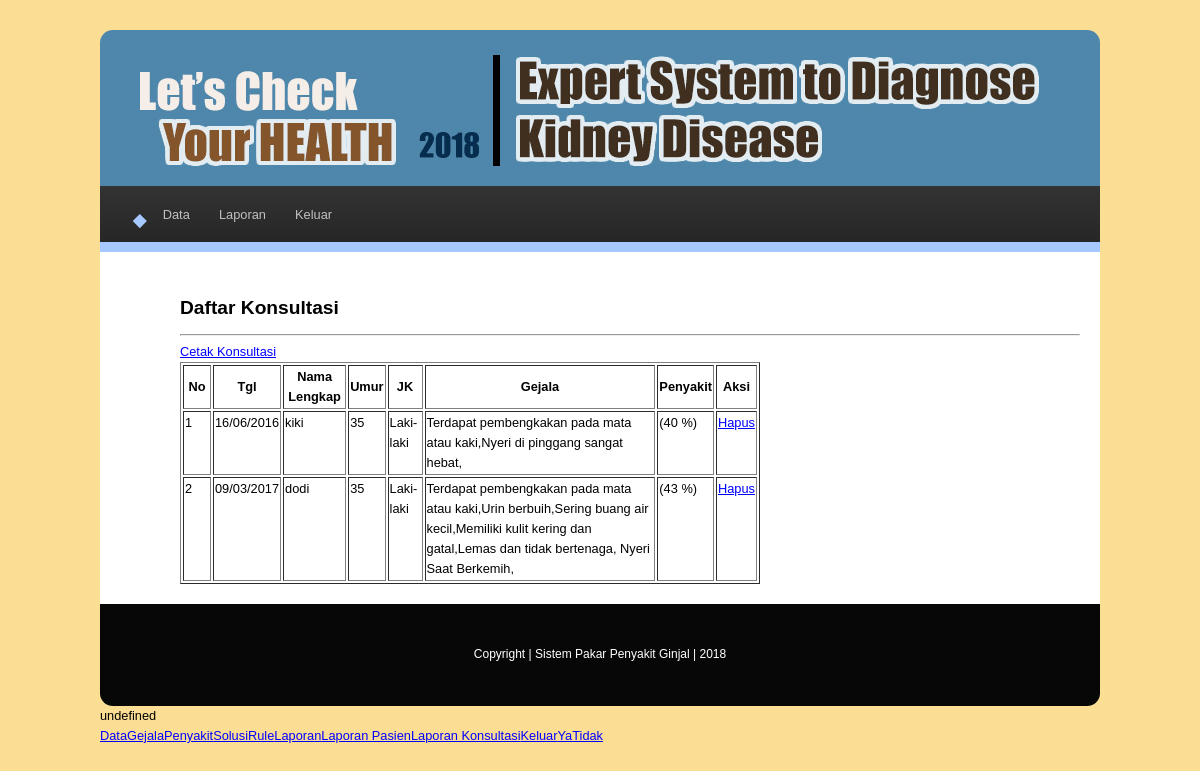
Page /admin/media.php?module=data (signed in) on the committed database.
### tables this page shows
CREATE TABLE IF NOT EXISTS `tblkonsultasi` (
`id` int(5) NOT NULL,
  `tgl` varchar(10) NOT NULL,
  `id_pasien` varchar(9) NOT NULL,
  `id_gangguan` varchar(9) NOT NULL,
  `persen` int(5) NOT NULL
);

CREATE TABLE IF NOT EXISTS `user` (
  `id_user` varchar(50) DEFAULT NULL,
  `password` varchar(50) DEFAULT NULL,
  `nama_lengkap` varchar(100) DEFAULT NULL,
  `umur` varchar(4) NOT NULL,
  `jk` varchar(20) NOT NULL,
  `level` varchar(50) DEFAULT NULL
);

CREATE TABLE IF NOT EXISTS `tblgejala` (
  `idgejala` varchar(5) NOT NULL,
  `namagejala` varchar(150) NOT NULL,
  `persen` int(5) NOT NULL
);

### admin/modul/mod_data.php (the view, shortened to what this page needs)
 <h2>Daftar Konsultasi</h2><hr>
 <a href="modul/cetak.php" target="_blank">Cetak Konsultasi</a>
<table width="580" border="1">
  <tr>
    <th width="24">No</th>
    <th width="50">Tgl</th>
    <th>Nama Lengkap</th>
    <th>Umur</th>
    <th>JK</th>
    <th>Gejala</th>
    <th>Penyakit</th>
    <th>Aksi</th>
  </tr>
  <?php
  $pertanyaan=mysql_query("SELECT * FROM tblkonsultasi");
  $no=0;
  while ($r=mysql_fetch_array($pertanyaan))
  { $no++;
  $pas=mysql_query("SELECT * FROM user where id_user='$r[id_pasien]'");
  $rp=mysql_fetch_array($pas);
  $pas1=mysql_query("SELECT * FROM tblgangguan where idgangguan='$r[id_gangguan]'");
  $rp1=mysql_fetch_array($pas1);
  ?>
  <tr valign="top">
    <td><?php echo"$no";?></td>
    <td><?php echo"$r[tgl]";?></td>
    <td><?php echo"$rp[nama_lengkap]";?></td>
    <td><?php echo"$rp[umur]";?></td>
    <td><?php echo"$rp[jk]";?></td>
    <td>
	<?php
		$querygx = "SELECT * FROM detailkonsul where idkonsul='$r[id]' ";
			$resultgx = mysql_query($querygx) or die('Error');
			while($datagx = mysql_fetch_array($resultgx))
			{
		$queryg = "SELECT * FROM tblgejala where idgejala='$datagx[idgejala]' ";
			$resultg = mysql_query($queryg) or die('Error');
			while($datag = mysql_fetch_array($resultg))
			{
			echo"$datag[namagejala],";
			} }  ?>	</td>
    <td><?php echo"$rp1[namagangguan] ($r[persen] %)";?></td>
    <td><?php echo "<a href=./aksi.php?module=datakonsul&act=hapus&id=$r[id]>Hapus</a>";?></td>
  <?php }?>
</table>

### admin/style.css (style rules this page uses)
body { font-size:0.8em; line-height:20px; font-family: "Trebuchet MS", Arial; width: 1000px; margin-top: 30px; margin-right: auto; margin-bottom: auto; margin-left: auto; background-image: url(../images/bcg.jpg); background-repeat: repeat; }
a { color:#0000FF; }

### rows in the picture
tblkonsultasi: tgl "16/06/2016", user.nama_lengkap "kiki", user.umur "35", user.jk "Laki-laki", persen "40"
tblgejala: namagejala "Terdapat pembengkakan pada mata atau kaki"
tblgejala: namagejala "Nyeri di pinggang sangat hebat"
tblkonsultasi: tgl "09/03/2017", user.nama_lengkap "dodi", user.umur "35", user.jk "Laki-laki", persen "43"
tblgejala: namagejala "Urin berbuih"
tblgejala: namagejala "Sering buang air kecil"
tblgejala: namagejala "Memiliki kulit kering dan gatal"
tblgejala: namagejala "Lemas dan tidak bertenaga"
tblgejala: namagejala "Nyeri Saat Berkemih"
